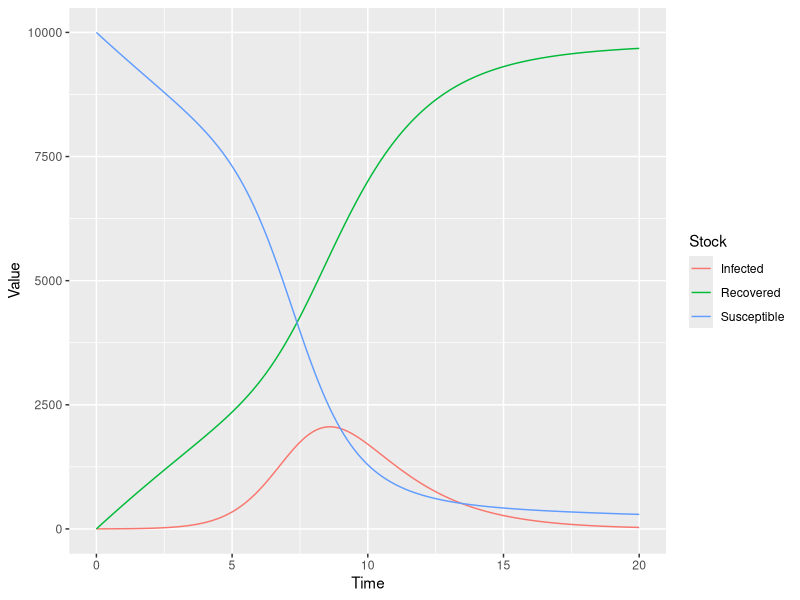

R code for this plot:
###########################################
# Translation of Vensim file.
# Date created: 2016-07-27 10:48:29
###########################################
library(deSolve)
library(ggplot2)
library(reshape2)
#Displaying the simulation run parameters
START_TIME <- 0.000000
FINISH_TIME <- 20.000000
TIME_STEP <- 0.125000
#Setting aux param to NULL
auxs<-NULL

#Generating the simulation time vector
simtime<-seq(0.000000,20.000000,by=0.125000)
# Writing global variables (stocks and dependent auxs)
InitInfected = 1
stocks <-c( Infected = InitInfected , Recovered = 0 , Susceptible = 9999 )
# This is the model function called from ode
model <- function(time, stocks, auxs){
  with(as.list(c(stocks, auxs)),{
    EffectiveContactRate <- 2
    TotalPopulation <- 10000
    Beta <- EffectiveContactRate/TotalPopulation
    Delay <- 2
    Lambda <- Beta*Infected
    IR <- Lambda*Susceptible
    RR <- Infected/Delay
    VF <- 0.05
    VR <- Susceptible*VF
    d_DT_Infected  <- IR-RR
    d_DT_Recovered  <- RR+VR
    d_DT_Susceptible  <- -IR-VR
    return (list(c(d_DT_Infected,d_DT_Recovered,d_DT_Susceptible)))
  })
}
# Function call to run simulation
o<-data.frame(ode(y=stocks,times=simtime,func=model,parms=auxs,method='euler'))
mo<-melt(o,id.vars = 'time')
names(mo)<-c('Time','Stock','Value')
ggplot(data=mo)+geom_line(aes(x=Time,y=Value,colour=Stock))
#----------------------------------------------------
# Original text file exported from Vensim
#  Init Infected = 1
#  Infected = INTEG( IR - RR , Init Infected ) 
#  Recovered = INTEG( RR + VR , 0) 
#  Susceptible = INTEG( - IR - VR , 9999) 
#  Effective Contact Rate = 2
#  Total Population = 10000
#  Beta = Effective Contact Rate / Total Population 
#  Delay = 2
#  FINAL TIME = 20
#  INITIAL TIME = 0
#  Lambda = Beta * Infected 
#  IR = Lambda * Susceptible 
#  RR = Infected / Delay 
#  TIME STEP = 0.125
#  SAVEPER = TIME STEP 
#  VF = 0.05
#  VR = Susceptible * VF 
#----------------------------------------------------
